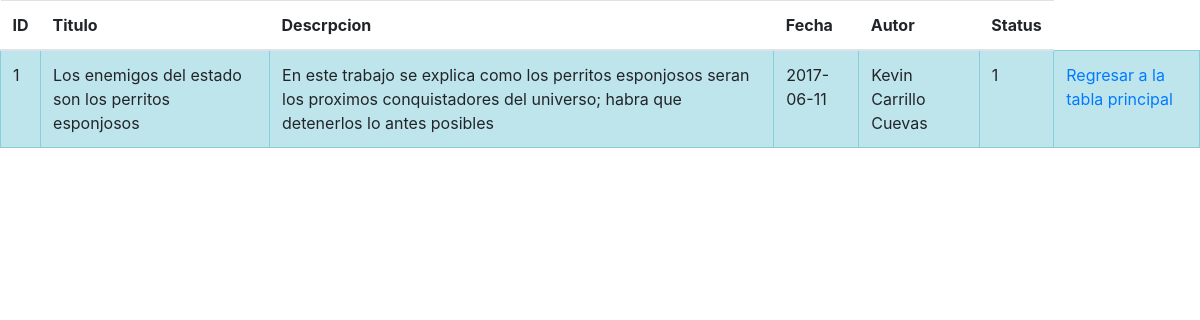
The page /MODULOS/BLOG/detalle_blog.php?id=1 on the database its author committed.
### tables this page shows
CREATE TABLE IF NOT EXISTS `blog` (
  `ID_User` int(11) NOT NULL AUTO_INCREMENT,
  `Titulo` varchar(100) NOT NULL,
  `Descrip` varchar(400) NOT NULL,
  `Fecha` date NOT NULL,
  `Autor` varchar(50) NOT NULL,
  `Status` int(1) NOT NULL DEFAULT '1',
  `Categorias_FK` int(11) NOT NULL,
  PRIMARY KEY (`ID_User`),
  KEY `Categorias_FK` (`Categorias_FK`)
);

### MODULOS/BLOG/detalle_blog.php (the view, shortened to what this page needs)
<!DOCTYPE html>
<html lang="es-MX">
<head>
<link rel="stylesheet" href="https://stackpath.bootstrapcdn.com/bootstrap/4.5.0/css/bootstrap.min.css">
</head>
<body>
  <?php
  require_once 'conexion.php';
  ?>
  <div class="conteiner">
  <div class="table-responsive">
    <table class="table table-stripped">
    <thead>
      <tr>
        <th>ID</th>
        <th>Titulo</th>
        <th>Descrpcion</th>
        <th>Fecha</th>
        <th>Autor</th>
        <th>Status</th>
      </tr>
    </thead>
    <tbody>
      <?php
      $id = $_GET['id'];
      $Consulta = "SELECT * FROM blog
       WHERE ID_User = $id";
      $Resultado = mysqli_query($mysqli, $Consulta);
      $Fila = mysqli_fetch_array($Resultado);
      ?>
      <tr class="table-info table-bordered ">
        <td><?php echo $Fila["ID_User"]; ?></td>
        <td><?php echo $Fila["Titulo"]; ?></td>
        <td><?php echo $Fila["Descrip"]; ?></td>
        <td><?php echo $Fila["Fecha"]; ?></td>
        <td><?php echo $Fila["Autor"]; ?></td>
        <td><?php echo $Fila["Status"]; ?></td>
        <td><a href="index.php">Regresar a la tabla principal</a></td>
      </tr>
    </tbody>
    </table>
  </div>
  </div>
</body>
</html>

### rows shown on the page
blog: ID_User "1", Titulo "Los enemigos del estado son los perritos esponjosos", Descrip "En este trabajo se explica como los perritos esponjosos seran los proximos conquistadores del universo; habra que detenerlos lo antes posibles", Fecha "2017-06-11", Autor "Kevin Carrillo Cuevas", Status "1"
